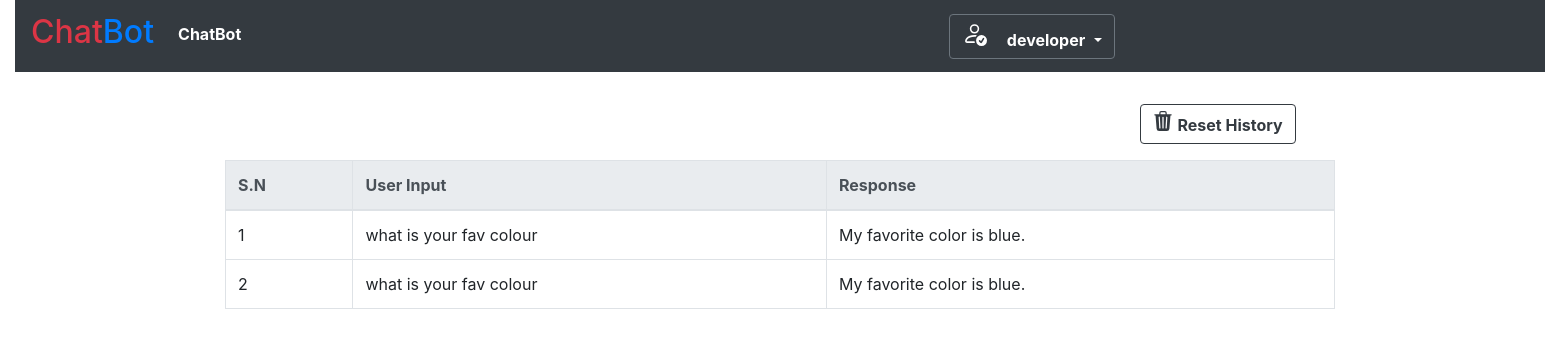
The page /history (signed in) on the database as committed earlier.
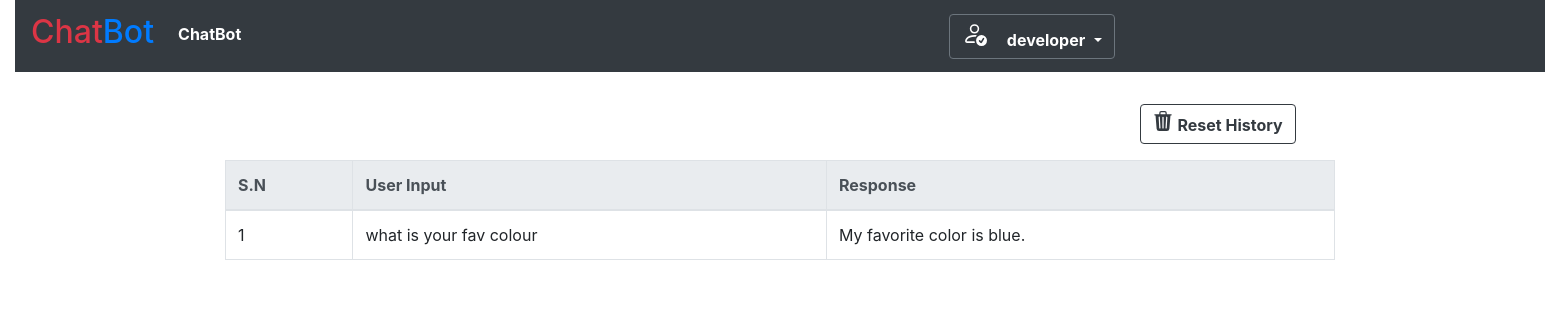
The same page on the database as committed later.
### home/models.py (models this page shows, shortened)
class Bot(models.Model):
    user_chatbot = models.ForeignKey(User, on_delete=models.CASCADE)
    user_input = models.CharField(max_length=255)
    chatbot_response = models.CharField(max_length=255)
    created_at = models.DateTimeField(auto_now_add=True)

### home/views.py (the view)
# urls.py: path('history',views.history, name='history'),
@login_required
def history(request):
    user=request.user
    data=Bot.objects.filter(user_chatbot=user)
    return render(request,'history.html',{'data':data})

### home/templates/history.html (shortened to what this page needs)
{% extends "base.html" %}
{% block nav %}
<div class="container my-3">
    <div class="container" style="margin-left: 900px;">
        <a href="/delete_chat"><button class="btn btn-outline-dark my-3"> <b>Reset History</b></button></a>
    </div>
    {% if data %}
    <table class="table table-bordered table-hover">
      <thead class="thead-light">
        <tr>
          <th scope="col">S.N</th>
          <th scope="col">User Input</th>
          <th scope="col">Response</th>
        </tr>
      </thead>
      <tbody>
          {% for i in data %}
          <tr>
              <td>{{forloop.counter}}</td>
              <td>{{i.user_input}}</td>
              <td>{{i.chatbot_response}}</td>
          </tr>
          {% endfor %}
      </tbody>
    </table>
  {% else %}
  <div class=" alert alert-dark text-dark" role="alert">
    No History found
</div>
    {% endif %}
</div>
{% endblock nav %}

Rows that differ between the two databases and show on the page:
removed Bot: user_input "what is your fav colour", chatbot_response "My favorite color is blue."
